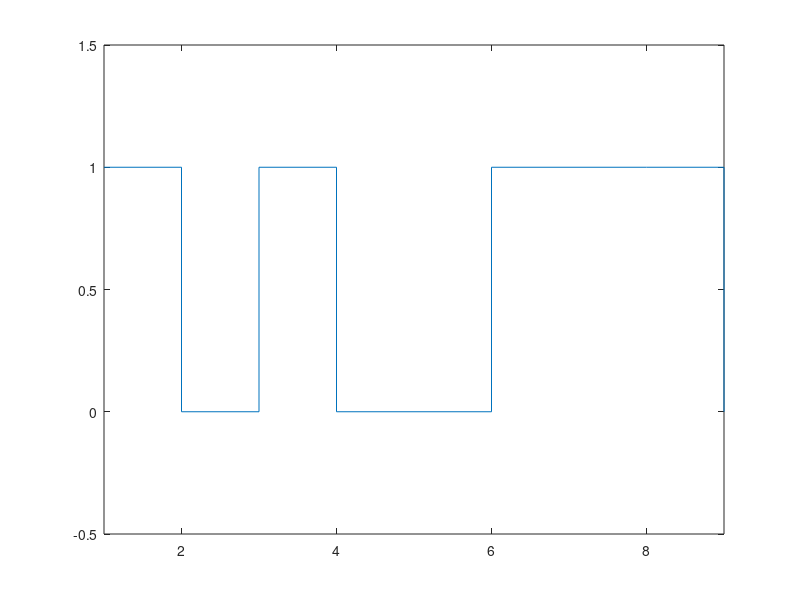

The MATLAB source for this figure:
% Generate a PRBS signal

clear all;
n=3;                                % the number of registers
L=8+1;                              % the length of M-sequence to be required 

Reg=[1 0 1];                        % Initialize n registers
Out(1)=Reg(n);

for i=2:L
        temp=Reg(1);
        Reg(1)=xor(Reg(1),Reg(3));  % Modulo 2 adder
        j=2;
        while j<=n                  % Registers shift                
             temp1=Reg(j);
             Reg(j)=temp;
             j=j+1;
             temp=temp1;
        end        
        Out(i)=Reg(n);
end   

stairs(Out); axis([1 L -0.5 1.5]);  % Plot the PRBS signal


